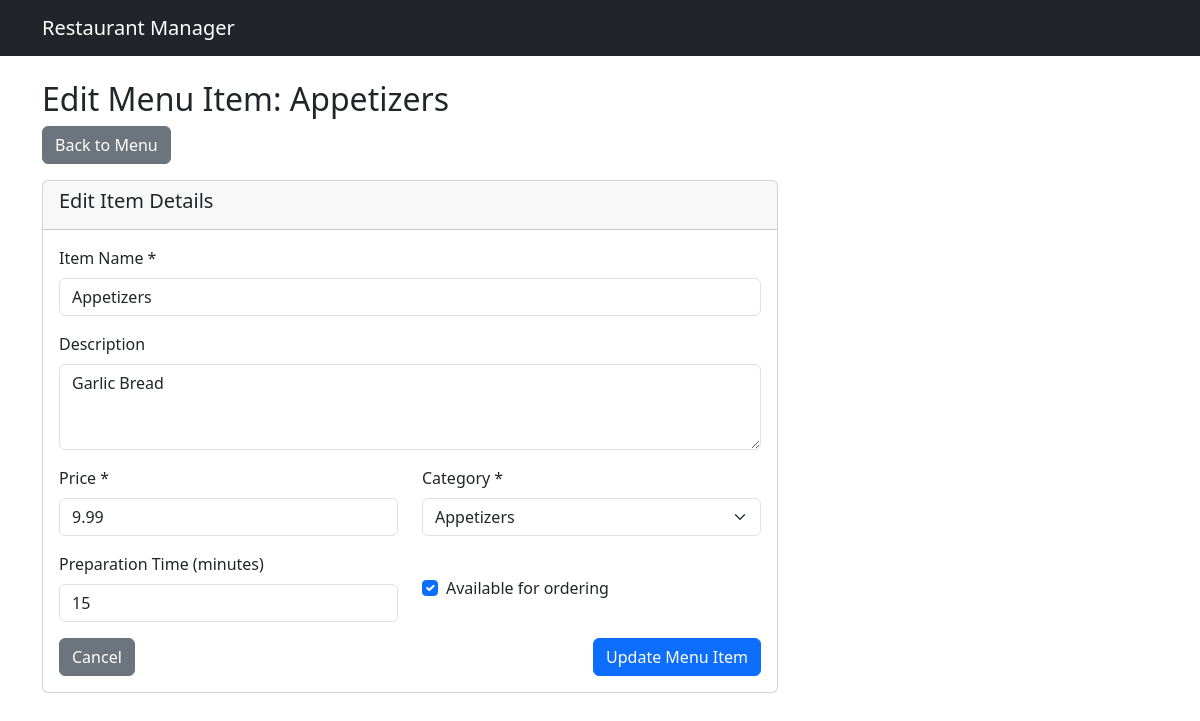
Screenshot of /menu/2/edit/ (signed in) with the database file from the repository.
### restaurant/models.py (models this page shows, shortened)
class MenuItem(models.Model):
    name = models.CharField(max_length=100)
    description = models.TextField()
    price = models.DecimalField(max_digits=10, decimal_places=2)
    category = models.ForeignKey(Category, on_delete=models.CASCADE)
    image = models.ImageField(upload_to='menu_items/', blank=True, null=True)
    is_available = models.BooleanField(default=True)
    preparation_time = models.IntegerField(help_text="Preparation time in minutes")

class Category(models.Model):
    name = models.CharField(max_length=100)
    description = models.TextField(blank=True)

### restaurant/views.py (the view, shortened to what this page needs)
# urls.py: path('menu/<int:item_id>/edit/', views.edit_menu_item, name='edit_menu_item'),
@login_required
def edit_menu_item(request, item_id):
    menu_item = get_object_or_404(MenuItem, id=item_id)
    categories = Category.objects.all()
    context = {
        'menu_item': menu_item,
        'categories': categories
    }
    return render(request, 'restaurant/edit_menu_item.html', context)

### templates/restaurant/edit_menu_item.html (shortened to what this page needs)
<!DOCTYPE html>
<html lang="en">
<head>
    <link href="https://cdn.jsdelivr.net/npm/bootstrap@5.3.0/dist/css/bootstrap.min.css" rel="stylesheet">
</head>
<body>
    <nav class="navbar navbar-expand-lg navbar-dark bg-dark">
        <div class="container">
            <a class="navbar-brand" href="{% url 'dashboard' %}">
                 Restaurant Manager
            </a>
        </div>
    </nav>
    <div class="container mt-4">
        <div class="row">
            <div class="col-12">
                <h2> Edit Menu Item: {{ menu_item.name }}</h2>
                <a href="{% url 'menu_management' %}" class="btn btn-secondary mb-3">
                     Back to Menu
                </a>
            </div>
        </div>
        <div class="row">
            <div class="col-md-8">
                <div class="card">
                    <div class="card-header">
                        <h5>Edit Item Details</h5>
                    </div>
                    <div class="card-body">
                        <form method="post">
                            <div class="mb-3">
                                <label for="name" class="form-label">Item Name *</label>
                                <input type="text" class="form-control" id="name" name="name" value="{{ menu_item.name }}" required>
                            </div>
                            <div class="mb-3">
                                <label for="description" class="form-label">Description</label>
                                <textarea class="form-control" id="description" name="description" rows="3">{{ menu_item.description }}</textarea>
                            </div>
                            <div class="row">
                                <div class="col-md-6 mb-3">
                                    <label for="price" class="form-label">Price *</label>
                                    <input type="number" class="form-control" id="price" name="price" value="{{ menu_item.price }}" step="0.01" min="0" required>
                                </div>
                                <div class="col-md-6 mb-3">
                                    <label for="category" class="form-label">Category *</label>
                                    <select class="form-select" id="category" name="category" required>
                                        {% for category in categories %}
                                        <option value="{{ category.id }}" {% if category.id == menu_item.category.id %}selected{% endif %}>
                                            {{ category.name }}
                                        </option>
                                        {% endfor %}
                                    </select>
                                </div>
                            </div>
                            <div class="row">
                                <div class="col-md-6 mb-3">
                                    <label for="preparation_time" class="form-label">Preparation Time (minutes)</label>
                                    <input type="number" class="form-control" id="preparation_time" name="preparation_time" value="{{ menu_item.preparation_time }}" min="1">
                                </div>
                                <div class="col-md-6 mb-3">
                                    <div class="form-check mt-4">
                                        <input class="form-check-input" type="checkbox" id="is_available" name="is_available" {% if menu_item.is_available %}checked{% endif %}>
                                        <label class="form-check-label" for="is_available">
                                            Available for ordering
                                        </label>
                                    </div>
                                </div>
                            </div>
                            <div class="d-flex justify-content-between">
                                <a href="{% url 'menu_management' %}" class="btn btn-secondary">Cancel</a>
                                <button type="submit" class="btn btn-primary">Update Menu Item</button>
                            </div>
                        </form>
                    </div>
                </div>
            </div>
        </div>
    </div>
</body>
</html>

### rows the page displays
MenuItem: name "Appetizers", description "Garlic Bread", price "9.99", category "Appetizers", preparation_time "15", is_available "☑"
